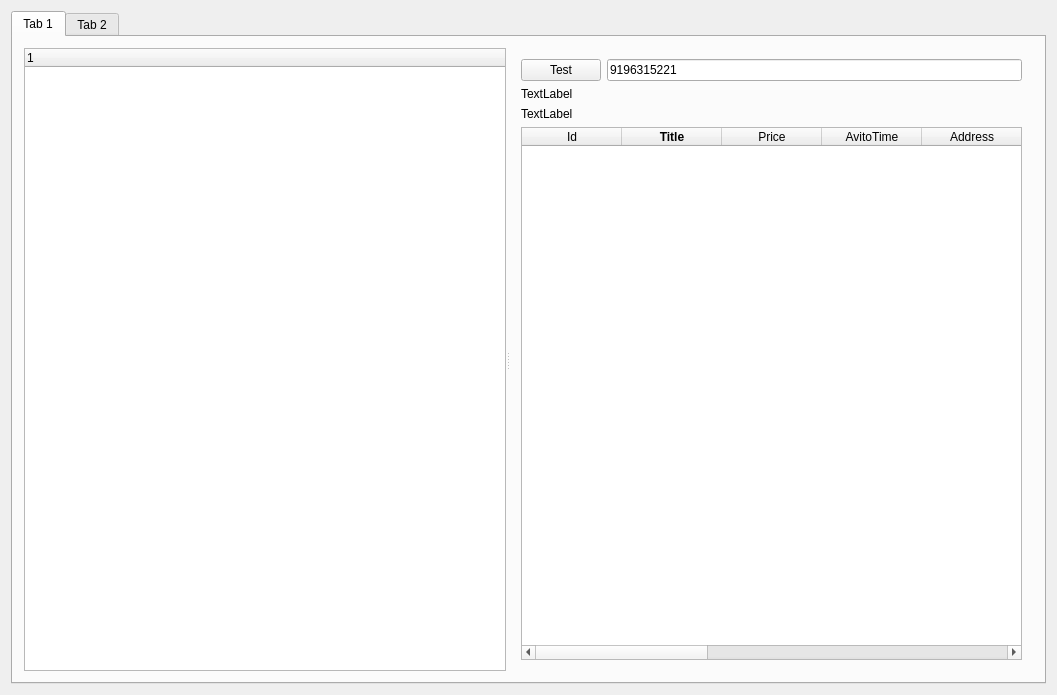
<?xml version="1.0" encoding="UTF-8"?>
<ui version="4.0">
 <class>MainWindow</class>
 <widget class="QMainWindow" name="MainWindow">
  <property name="geometry">
   <rect>
    <x>0</x>
    <y>0</y>
    <width>1057</width>
    <height>695</height>
   </rect>
  </property>
  <property name="windowTitle">
   <string>MainWindow</string>
  </property>
  <widget class="QWidget" name="centralWidget">
   <layout class="QGridLayout" name="gridLayout_2">
    <item row="0" column="0">
     <widget class="QTabWidget" name="tabWidget">
      <widget class="QWidget" name="tab">
       <attribute name="title">
        <string>Tab 1</string>
       </attribute>
       <layout class="QGridLayout" name="gridLayout">
        <item row="0" column="0">
         <widget class="QSplitter" name="splitter">
          <property name="sizePolicy">
           <sizepolicy hsizetype="Preferred" vsizetype="Preferred">
            <horstretch>0</horstretch>
            <verstretch>0</verstretch>
           </sizepolicy>
          </property>
          <property name="orientation">
           <enum>Qt::Horizontal</enum>
          </property>
          <widget class="QTreeWidget" name="treeWidget">
           <property name="sizePolicy">
            <sizepolicy hsizetype="Preferred" vsizetype="Preferred">
             <horstretch>0</horstretch>
             <verstretch>0</verstretch>
            </sizepolicy>
           </property>
           <property name="minimumSize">
            <size>
             <width>0</width>
             <height>0</height>
            </size>
           </property>
           <property name="maximumSize">
            <size>
             <width>16777215</width>
             <height>16777215</height>
            </size>
           </property>
           <property name="sizeIncrement">
            <size>
             <width>0</width>
             <height>0</height>
            </size>
           </property>
           <property name="baseSize">
            <size>
             <width>0</width>
             <height>0</height>
            </size>
           </property>
           <column>
            <property name="text">
             <string notr="true">1</string>
            </property>
           </column>
          </widget>
          <widget class="QWidget" name="layoutWidget">
           <layout class="QVBoxLayout" name="verticalLayout_3">
            <property name="sizeConstraint">
             <enum>QLayout::SetDefaultConstraint</enum>
            </property>
            <item>
             <layout class="QVBoxLayout" name="verticalLayout_2">
              <item>
               <layout class="QHBoxLayout" name="horizontalLayout">
                <item>
                 <widget class="QPushButton" name="testPshButton">
                  <property name="text">
                   <string>Test</string>
                  </property>
                 </widget>
                </item>
                <item>
                 <widget class="QLineEdit" name="lineEdit">
                  <property name="text">
                   <string>9196315221</string>
                  </property>
                 </widget>
                </item>
               </layout>
              </item>
              <item>
               <layout class="QVBoxLayout" name="verticalLayout">
                <item>
                 <widget class="QLabel" name="label1">
                  <property name="text">
                   <string>TextLabel</string>
                  </property>
                 </widget>
                </item>
                <item>
                 <widget class="QLabel" name="label2">
                  <property name="text">
                   <string>TextLabel</string>
                  </property>
                 </widget>
                </item>
               </layout>
              </item>
             </layout>
            </item>
            <item>
             <widget class="QTableWidget" name="tableWidget">
              <property name="contextMenuPolicy">
               <enum>Qt::ActionsContextMenu</enum>
              </property>
              <property name="autoFillBackground">
               <bool>false</bool>
              </property>
              <property name="frameShape">
               <enum>QFrame::StyledPanel</enum>
              </property>
              <property name="frameShadow">
               <enum>QFrame::Sunken</enum>
              </property>
              <property name="editTriggers">
               <set>QAbstractItemView::NoEditTriggers</set>
              </property>
              <property name="dragDropMode">
               <enum>QAbstractItemView::DragDrop</enum>
              </property>
              <property name="alternatingRowColors">
               <bool>true</bool>
              </property>
              <property name="selectionMode">
               <enum>QAbstractItemView::SingleSelection</enum>
              </property>
              <property name="selectionBehavior">
               <enum>QAbstractItemView::SelectRows</enum>
              </property>
              <property name="sortingEnabled">
               <bool>true</bool>
              </property>
              <attribute name="verticalHeaderShowSortIndicator" stdset="0">
               <bool>true</bool>
              </attribute>
              <column>
               <property name="text">
                <string>Id</string>
               </property>
              </column>
              <column>
               <property name="text">
                <string>Title</string>
               </property>
               <property name="font">
                <font>
                 <weight>75</weight>
                 <bold>true</bold>
                </font>
               </property>
              </column>
              <column>
               <property name="text">
                <string>Price</string>
               </property>
              </column>
              <column>
               <property name="text">
                <string>AvitoTime</string>
               </property>
              </column>
              <column>
               <property name="text">
                <string>Address</string>
               </property>
              </column>
              <column>
               <property name="text">
                <string>OwnerName</string>
               </property>
               <property name="font">
                <font>
                 <weight>75</weight>
                 <bold>true</bold>
                </font>
               </property>
              </column>
              <column>
               <property name="text">
                <string>OwnerPhone</string>
               </property>
               <property name="font">
                <font>
                 <weight>75</weight>
                 <bold>true</bold>
                </font>
               </property>
              </column>
              <column>
               <property name="text">
                <string>UserType</string>
               </property>
              </column>
              <column>
               <property name="text">
                <string>Location</string>
               </property>
               <property name="font">
                <font>
                 <pointsize>8</pointsize>
                </font>
               </property>
              </column>
              <column>
               <property name="text">
                <string>Lat</string>
               </property>
              </column>
              <column>
               <property name="text">
                <string>Lng</string>
               </property>
              </column>
             </widget>
            </item>
           </layout>
          </widget>
         </widget>
        </item>
       </layout>
      </widget>
      <widget class="QWidget" name="tab_2">
       <property name="sizePolicy">
        <sizepolicy hsizetype="Preferred" vsizetype="Preferred">
         <horstretch>0</horstretch>
         <verstretch>0</verstretch>
        </sizepolicy>
       </property>
       <property name="minimumSize">
        <size>
         <width>0</width>
         <height>0</height>
        </size>
       </property>
       <attribute name="title">
        <string>Tab 2</string>
       </attribute>
      </widget>
     </widget>
    </item>
   </layout>
  </widget>
 </widget>
 <layoutdefault spacing="6" margin="11"/>
 <resources/>
 <connections/>
</ui>
